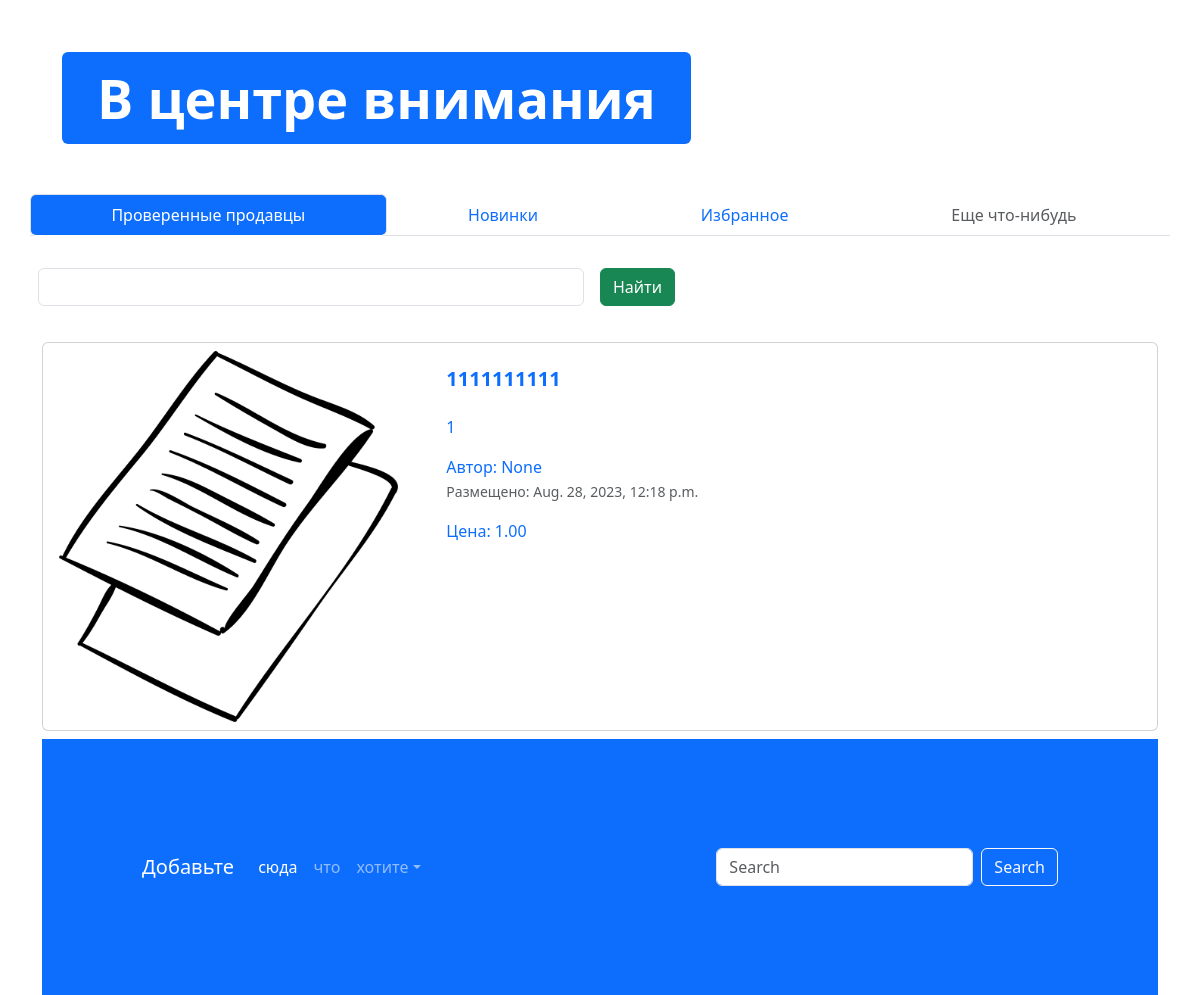
/ (lower part), run on an earlier commit of the app's database.
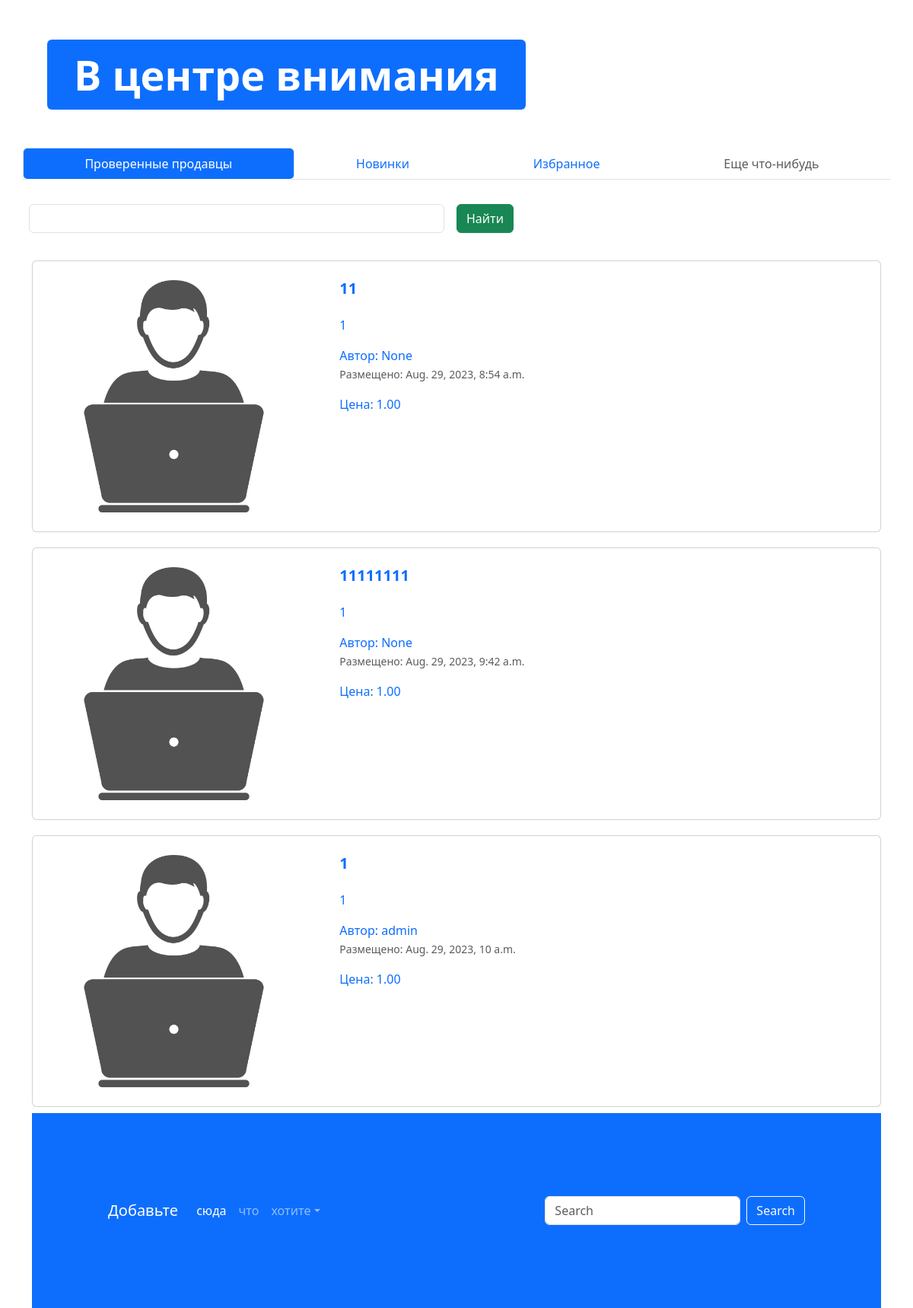
And on a later commit of the database.
### app_myproject/models.py (models this page shows, shortened)
class Advertisements(models.Model):
    title = models.CharField("Заголовок", max_length=128)
    description = models.TextField("Описание")
    price = models.DecimalField("Цена", max_digits=10, decimal_places=2)
    auction = models.BooleanField("Торг", help_text="Отметьте, если будет уместен торг")
    created_at = models.DateTimeField(auto_now_add=True)
    updated_at = models.DateTimeField(auto_now=True)
    db_table = 'advertisement'
    image = models.ImageField("Изображение", upload_to="advertisements/")
    user = models.ForeignKey(User, verbose_name="Пользователь", on_delete=models.CASCADE, null=True)
    def get_absolute_url(self):
        return reverse('adv-detail', kwargs={'pk': self.pk})

### app_myproject/views.py (the view)
# urls.py: path('', index, name='main-page'),
def index(request):
    title = request.GET.get('query')
    if title:
        advertisements = Advertisements.objects.filter(title__icontains=title)
    else:
        advertisements = Advertisements.objects.all()
    context = {"advertisements": advertisements, 'title': title}
    return render(request, 'app_advertisements/index.html', context)

### templates/app_advertisements/index.html (shortened to what this page needs)
{% extends 'base.html' %}
{% load static %}
{% block content %}
<ul class="nav nav-pills sticky-top bg-white nav-fill">
<div class="container" style="margin: 50px;">
  <div class="display-2">
    <span class="badge bg-primary">В центре внимания</span>
  </div>
</div>
<div class="container">
  <div class="row">
    <ul class="nav nav-tabs bg-white">
      <li class="nav-item">
        <a class="nav-link active" aria-current="page" href="#">Проверенные продавцы</a>
      </li>
      <li class="nav-item">
        <a class="nav-link" href="#">Новинки</a>
      </li>
      <li class="nav-item">
        <a class="nav-link" href="#">Избранное</a>
      </li>
      <li class="nav-item">
        <a class="nav-link disabled" href="#" tabindex="-1" aria-disabled="true">Еще что-нибудь</a>
      </li>
    </ul>
    <form class="row g-3" method="get">
      <div class="col-auto w-50">
        <input name='query' value='{% if title %}{{ title }}{% endif %}' type="text" class="form-control">
      </div>
      <div class="col-auto">
        <button type="submit" class="btn btn-success mb-3">Найти</button>
      </div>
    </form>
  </div>
  {% for adv in advertisements %}
  <div class="col">
    <div class="card mb-2" style="max-width: 1200px; margin-top: 20px;">
      <div class="row g-0">
        <div class="col-md-4">
          <a href='{{ adv.get_absolute_url }}' class="nav-link">
            <img src="{% if adv.image %} {{ adv.image.url }} {% else %} {% static 'img/adv.png' %} {% endif %}" class="img-fluid rounded-start" alt="Card title">
          </a>
        </div>
        <div class="col-md-8">
          <div class="card-body">
            <h5 class="card-title">
              <a href='{{ adv.get_absolute_url }}' class="nav-link"><strong>{{ adv.title }}</strong></a>
            </h5>
            <a href='{{ adv.get_absolute_url }}' class="nav-link">
              <p class="card-text">
               {{ adv.description }}
              </p>
              <span>Автор: {{ adv.user }}</span>
              <p class="card-text"><small class="text-muted">Размещено: {{ adv.created_at }}</small></p>
              <span>Цена: {{ adv.price }}</span>
            </a>
          </div>
        </div>
      </div>
    </div>
    {% endfor %}
<footer style="padding: 100px;" class="bg-primary">
  <nav class="navbar navbar-expand-sm navbar-dark">
    <a class="navbar-brand" href="#">Добавьте</a>
    <div class="collapse navbar-collapse" id="collapsibleNavId">
      <ul class="navbar-nav me-auto mt-2 mt-lg-0">
        <li class="nav-item">
          <a class="nav-link active" href="#" aria-current="page">сюда</a>
        </li>
        <li class="nav-item">
          <a class="nav-link" href="#">что</a>
        </li>
        <li class="nav-item dropdown">
          <a class="nav-link dropdown-toggle" href="#" id="dropdownId" data-bs-toggle="dropdown" aria-haspopup="true"
             aria-expanded="false">хотите</a>
        </li>
      </ul>
      <form class="d-flex my-2 my-lg-0">
        <input class="form-control me-sm-2" type="text" placeholder="Search">
        <button class="btn btn-outline-light my-2 my-sm-0" type="submit">Search</button>
      </form>
    </div>
  </nav>
</footer>
{% endblock %}

### templates/base.html (shortened to what this page needs)
{% load static %}
<!DOCTYPE html>
<html lang="en">
<head>
    <link href="{% static 'css/bootstrap.min.css' %}" rel="stylesheet">
    <link rel="stylesheet" href="{% static 'css/fontello.css' %}">
</head>
<body>
{% block content %}
{% endblock %}
</body>
</html>

What changed in the data, as far as the page shows it:
removed Advertisements: image (picture), title "1111111111", description "1", user "None", created_at "Aug. 28, 2023, 12:18 p.m.", price "1.00"
added Advertisements: image (picture), title "11", description "1", user "None", created_at "Aug. 29, 2023, 8:54 a.m.", price "1.00"
added Advertisements: image (picture), title "11111111", description "1", user "None", created_at "Aug. 29, 2023, 9:42 a.m.", price "1.00"
added Advertisements: image (picture), title "1", description "1", user "admin", created_at "Aug. 29, 2023, 10 a.m.", price "1.00"
